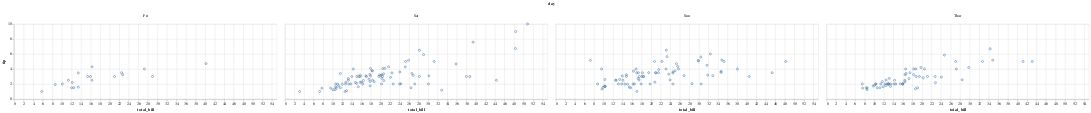

Source (notebook cell):
### Markdown cell above
🔴 `.properties(width=700, height=200)`  
  Sets the overall chart dimensions: 700 pixels wide and 200 pixels tall

### Code cell
chart = alt.Chart(tips).mark_point().encode(
    x="total_bill",
    y="tip"
).properties(
    width=700,
    height=200,
).facet(
    column="day"
)
chart

### Figure 1 — Vega-Lite specification as saved in the notebook (floating-point values rounded to 4 significant figures; data arrays with more than 128 entries replaced by an {"elided": "..."} marker saying what was removed)
{"config": {"view": {"continuousWidth": 300, "continuousHeight": 300}}, "data": {"name": "data-362d1a3aede62850ce7cd49b1d5f5d1d"}, "facet": {"column": {"field": "day", "type": "nominal"}}, "spec": {"mark": {"type": "point"}, "encoding": {"x": {"field": "total_bill", "type": "quantitative"}, "y": {"field": "tip", "type": "quantitative"}}, "height": 200, "width": 700}, "$schema": "https://vega.github.io/schema/vega-lite/v5.8.0.json", "datasets": {"data-362d1a3aede62850ce7cd49b1d5f5d1d": {"elided": "244 records"}}}
